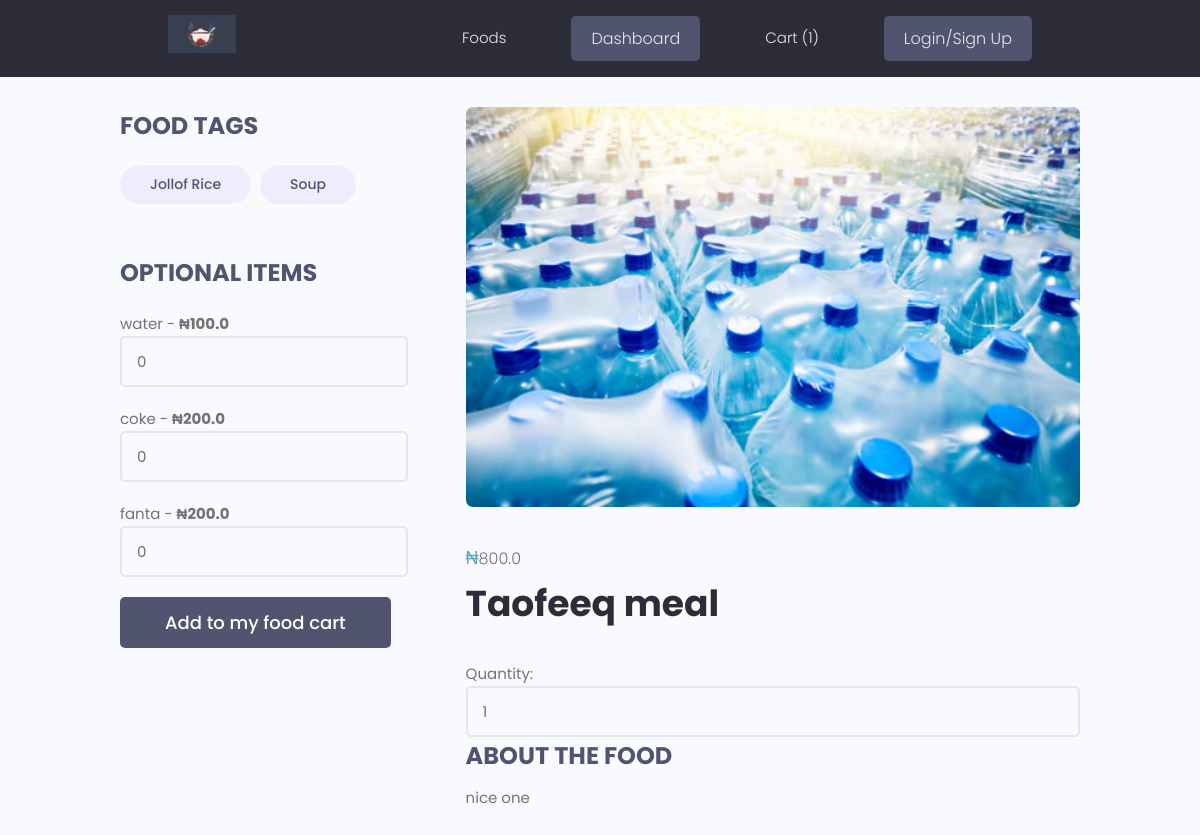
Page /4/ on the committed database.
### Orders/models.py (models this page shows, shortened)
class Tag(models.Model):
    name = models.CharField(max_length=200)
    def __str__(self):
        return self.name

class OptionalItem(models.Model):
    name = models.CharField(max_length=225)
    picture = models.ImageField(upload_to='media', blank=True, null=True)
    price = models.FloatField(default=0.00)

class Food(models.Model):
    name = models.CharField(max_length=225)
    description = models.TextField()
    tags = models.ManyToManyField(Tag)
    price = models.FloatField(default=0.00)
    optional_items = models.ManyToManyField('OptionalItem', related_name='foods')
    picture = models.ImageField(upload_to='media')
    is_active = models.BooleanField(default=True)
    objects = models.Manager()
    active_objects = IsActiveManager()

### Orders/views.py (the view)
# urls.py: path('<int:pk>/', views.detail_view, name='food_detail'),
def detail_view(request, pk):
    if request.method == 'POST':
        food = Food.objects.get(id=pk)
        food_quantity = int(request.POST.get('quantity'))
        optional_items = []
        optional_item_quantities = []
        for key, value in request.POST.items():
            if key.startswith('optional_item_'):
                optional_item_id = key.split('_')[-1]
                optional_item = OptionalItem.objects.get(id=optional_item_id)
                optional_items.append(optional_item)
                optional_item_quantities.append(int(value))
        if request.user.is_authenticated:
            ordered_food = OrderedFood.objects.create(
                user=request.user.customer,
                food=food,
                food_quantity=food_quantity
            )
        else:
            ordered_food = OrderedFood.objects.create(
                session_id=_session_id(request),
                food=food,
                food_quantity=food_quantity
            )
        for item, quantity in zip(optional_items, optional_item_quantities):
            ordered_optional_item = OrderedOptionalItem.objects.create(
                ordered_food=ordered_food,
                optional_item=item,
                quantity=quantity
            )
        if request.user.is_authenticated:
            selected_cart = FoodCart.objects.filter(user=request.user.customer, is_checked_out=False).first()
            if selected_cart is not None:
                existing_ordered_food = selected_cart.ordered_food.filter(food=ordered_food.food).first()
                if existing_ordered_food is not None:
                    existing_ordered_food.food_quantity += ordered_food.food_quantity
                    existing_ordered_optional_items = existing_ordered_food.get_ordered_optional_items()
                    for ordered_optional_item in ordered_food.get_ordered_optional_items():
                        existing_optional_item = existing_ordered_optional_items.filter(
                            optional_item=ordered_optional_item.optional_item).first()
                        if existing_optional_item is not None:
                            existing_optional_item.quantity += ordered_optional_item.quantity
                            existing_optional_item.save()
                        else:
                            existing_ordered_food.optional_items.add(ordered_optional_item.optional_item,
                                                                     through_defaults={
                                                                         'quantity': ordered_optional_item.quantity})
                    existing_ordered_food.save()
                    messages.success(request, f'{ordered_food} successfully added to your cart')
                    return redirect('cart')
                selected_cart.ordered_food.add(ordered_food)
                messages.success(request, f'{ordered_food} successfully addedd')
                return redirect('cart')
            new_cart = FoodCart.objects.create(user=request.user.customer)
            new_cart.ordered_food.add(ordered_food)
            new_cart.save()
            messages.success(request, f'{ordered_food} successfully added to your cart')
            return redirect('cart')
        else:
            selected_cart = FoodCart.objects.filter(session_id=_session_id(request), is_checked_out=False).first()
            if selected_cart is not None:
                existing_ordered_food = selected_cart.ordered_food.filter(food=ordered_food.food).first()
                if existing_ordered_food is not None:
                    existing_ordered_food.food_quantity += ordered_food.food_quantity
                    existing_ordered_optional_items = existing_ordered_food.get_ordered_optional_items()
                    for ordered_optional_item in ordered_food.get_ordered_optional_items():
                        existing_optional_item = existing_ordered_optional_items.filter(
                            optional_item=ordered_optional_item.optional_item).first()
                        if existing_optional_item is not None:
                            existing_optional_item.quantity += ordered_optional_item.quantity
                            existing_optional_item.save()
                        else:
                            existing_ordered_food.optional_items.add(ordered_optional_item.optional_item,
                                                                     through_defaults={
                                                                         'quantity': ordered_optional_item.quantity})
                    existing_ordered_food.save()
                    messages.success(request, f'{ordered_food} successfully added to your cart')
                    return redirect('cart')
                else:
                    selected_cart.ordered_food.add(ordered_food)
                    messages.success(request, f'{ordered_food} successfully added')
                    return redirect('cart')
            else:
                new_cart = FoodCart.objects.create(session_id=_session_id(request))
                new_cart.ordered_food.add(ordered_food)
                new_cart.save()
                messages.success(request, f'{ordered_food} successfully added to your cart')
                return redirect('cart')
    else:
        food = Food.objects.get(id=pk)
        optional_items = OptionalItem.objects.filter(foods=food)
        return render(request, 'orders/single-food.html', {'single_food': food, 'optional_items': optional_items})

### Orders/context_processors.py (called while the page is built)
def food_cart_items_count(request):
    cart_total = 0
    if request.user.is_authenticated:
        selected_cart = FoodCart.objects.filter(user=request.user.customer, is_checked_out=False).first()
        if selected_cart is not None:
            cart_total = selected_cart.ordered_food.count()
    else:
        session_id = request.session.session_key
        selected_cart = FoodCart.objects.filter(session_id=session_id, is_checked_out=False).first()
        if selected_cart is not None:
            cart_total = selected_cart.ordered_food.count()
    return {"cart_total": cart_total}

### Orders/templates/orders/single-food.html (shortened to what this page needs)
<!DOCTYPE html>
<html lang="en">
<head>
</head>
<body>
{% extends 'main.html' %}
{% load static %}
{% block content %}
<form method="post">
 <main class="singleProject my-md" >
    <div class="container">
      <div class="layout">
        <div class="column column--1of3">
          <h3 class="singleProject__subtitle">Food Tags</h3>
          <div class="singleProject__toolStack">
              {% for tag in single_food.tags.all %}
            <span class="tag tag--pill tag--sub tag--lg">
              <small>{{tag}}</small>
            </span>
              {% endfor %}
          </div>
          <h3 class="singleProject__subtitle">Optional items</h3>
{% for optional_item in single_food.optional_items.all %}
<div>
  <div style="margin-top: 20px;">
    <label for="optional_item_{{ optional_item.pk }}">{{ optional_item.name }} - <b>&#8358;{{ optional_item.price }}</b></label>
    <input class="input input--text" type="number" name="optional_item_{{ optional_item.pk }}" min="0" value="0" />
  </div>
</div>
{% endfor %}
          <div style="margin-top: 20px;">
            <input type="submit" class="btn btn--sub btn--lg" value="Add to my food cart">
          </div>
        </div>
        <div class="column column--2of3">
          <img class="singleProject__preview" src="{{ single_food.picture.url }}" alt="portfolio thumbnail" />
          <a href="" class="singleProject__developer">&#8358;<span id="base_price">{{ single_food.price }}</span></a>
          <h2 class="singleProject__title">{{ single_food.name }}</h2>
          <div style="margin-top: 20px;">
            <label for="quantity">Quantity:</label>
            <input class="input input--text" type="number" name="quantity" min="1" value="1">
          </div>
          <h3 class="singleProject__subtitle">About the Food</h3>
          <div class="singleProject__info">{{ single_food.description }}</div>
        </div>
      </div>
    </div>
  </main>
</form>
{% endblock content %}

### static/styles/app.css (style rules this page uses)
:root { --color-sub: #2d2d39; }
.btn--sub { background-color: var(--color-sub-light); }
img { width: 100%; }
.singleProject .column--1of3 { order: 2; }
@media screen and (min-width: 1081px) { .singleProject .column--1of3 { order: 1; } }
@media screen and (min-width: 1081px) { .singleProject .column--2of3 { order: 2; } }
.singleProject__toolStack { margin-top: 2rem; margin-bottom: 4rem; }
.singleProject__preview { height: 50vh; object-fit: cover; object-position: top center; margin-bottom: 3rem; border-radius: 0.7rem; }
.singleProject__developer { font-size: 1.8rem; font-weight: 500; }
.singleProject__title { font-size: 3.6rem; font-weight: 700; color: var(--color-sub); margin-bottom: 3rem; }
.singleProject__subtitle { text-transform: uppercase; font-size: 2.4rem; font-weight: 700; color: var(--color-sub-light); margin-bottom: 1rem; }

### static/uikit/styles/modules/_variables.css (style rules this page uses)
:root { --color-main: #5aa5b9; --color-main-light: #e6faff; --color-sub: #3f4156; --color-sub-light: #51546e; --color-sub-lighter: #ededfd; --color-text: #737373; --color-gray: #8b8b8b; --color-light: #e5e7eb; --color-light-gray: #767676; --color-bg: #f8fafd; --color-white: #fffefd; --color-white-light: #f3f3f3; --color-success: #359e64; --color-success-bg: #def8e8; --color-error: #fc4b0b; --color-error-bg: #fff2ee; --font-base: 'Poppins', arial, helvetica, 'Segoe UI', roboto, ubuntu, sans-serif; --font-monospace: 'Fira Code', 'Courier New', courier, monospace; --font-regular: 300; --font-medium: 500; --font-bold: 700; --generic-shadow: 1px 1px 5px #00000010; --generic-transition: all 0.3s ease-in-out; }

### static/uikit/styles/modules/_base.css (style rules this page uses)
* { margin: 0; padding: 0; box-sizing: border-box; text-rendering: optimizeLegibility; color: inherit; font-size: inherit; }
html { font-size: 50%; }
@media only screen and (min-width: 480px) { html { font-size: 56.25%; } }
@media only screen and (min-width: 1200px) { html { font-size: 62.5%; } }
body { line-height: 1.6; font-weight: 400; font-size: 1.5rem; color: var(--color-text); background-color: var(--color-bg); min-height: 100vh; }

### static/uikit/styles/modules/_typography.css (style rules this page uses)
* { font-family: var(--font-base); }
h2 { font-size: 3.6rem; font-weight: var(--font-bold); }
h3 { font-size: 3.2rem; font-weight: var(--font-medium); }
p, span, strong { font-size: 1.6rem; color: var(--color-text); font-weight: var(--font-regular); }
a { padding-bottom: 2px; text-decoration: none; display: inline-block; color: var(--color-main); font-weight: var(--font-medium); }

### static/uikit/styles/modules/_utilities.css (style rules this page uses)
.container { width: 92%; max-width: 165rem; margin: 0 auto; box-sizing: border-box; }
@media screen and (min-width: 1000px) { .container { width: 90%; } }
@media screen and (min-width: 1200px) { .container { width: 80%; } }
.my-md { margin: 3rem auto; }

### static/uikit/styles/modules/_button.css (style rules this page uses)
.btn { display: inline-block; position: relative; cursor: pointer; background-color: var(--color-light); font-weight: var(--font-medium); color: var(--color-sub); text-decoration: none; padding: 1rem 2rem; border-radius: 0.5rem; border: none; width: -webkit-fit-content; width: -moz-fit-content; width: fit-content; height: -webkit-fit-content; height: -moz-fit-content; height: fit-content; font-size: 1.6rem; outline-width: 0; outline-color: transparent; -webkit-backface-visibility: hidden; backface-visibility: hidden; transition: all 0.3s ease-in-out; }
.btn--sub { background-color: var(--color-sub); color: var(--color-white); }
.btn--lg { font-size: 1.8rem; padding: 1.2rem 4.5rem; }

### static/uikit/styles/modules/_form.css (style rules this page uses)
input.input[type='text'], input.input[type='email'], input.input[type='password'], input.input[type='number'], textarea.input { min-width: 24rem; width: 100%; padding: 1.2rem 1.5rem; border-radius: 0.5rem; border: 2px solid var(--color-light); transition: all 0.3s ease-in-out; background-color: var(--color-bg); }

### static/uikit/styles/modules/_tag.css (style rules this page uses)
.tag { display: inline-flex; align-items: center; background-color: var(--color-sub); height: -webkit-fit-content; height: -moz-fit-content; height: fit-content; width: -webkit-fit-content; width: -moz-fit-content; width: fit-content; border-radius: 0.5rem; padding: 0.5rem 1.5rem; font-size: 1.2rem; cursor: pointer; }
.tag:not(:last-child) { margin-right: 0.25rem; margin-bottom: 0.75rem; }
.tag > small { color: var(--color-white); }
.tag--pill { border-radius: 5rem; }
.tag--sub, .tag--sub > small { background: var(--color-sub-lighter); color: var(--color-sub-light); font-weight: 500; }
.tag--lg { padding: 0.8rem 3rem; font-size: 1.4rem; }
.tag--lg:not(:last-child) { margin-right: 0.5rem; margin-bottom: 1rem; }

### rows in the picture
Tag: name "Jollof Rice"
Tag: name "Soup"
OptionalItem: name "water", price "100.0"
OptionalItem: name "coke", price "200.0"
OptionalItem: name "fanta", price "200.0"
Food: picture (picture), price "800.0", name "Taofeeq meal", description "nice one"

### other values in the picture
{{ cart_total }} "1"
